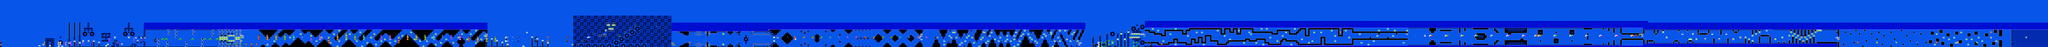

Rendered tile map (Tiled .tmx) drawn with the repository's tilesets; below, a short description and the map source with its tile grids summarised:
An orthogonal 1168x27 tile map with 16x16 px tiles, 2 tile layers (SP, ...), 2 tilesets.

<map version="1.10" tiledversion="1.11.0" orientation="orthogonal" renderorder="right-down" width="1168" height="27" tilewidth="16" tileheight="16" infinite="0" nextlayerid="3" nextobjectid="1">
 <editorsettings>
  <chunksize width="16" height="27" />
  <export target="../LEVELS/LEVEL DATA/revolution.csv" format="csv" />
 </editorsettings>
 <tileset firstgid="1" name="famidash" tilewidth="16" tileheight="16" tilecount="256" columns="16">
  <image source="../GRAPHICS/famidash.bmp" width="256" height="256" />
 </tileset>
 <tileset firstgid="257" name="sprites" tilewidth="16" tileheight="16" tilecount="256" columns="16">
  <image source="../GRAPHICS/sprites.png" width="256" height="256" />
 </tileset>
 <layer id="1" width="1168" height="27">
  <data>[31536 cells, 31536 non-empty, 100 distinct tile ids]</data>
 </layer>
 <layer id="2" name="SP" width="1168" height="27">
  <data>[31536 cells, 568 non-empty, 99 distinct tile ids]</data>
 </layer>
</map>
